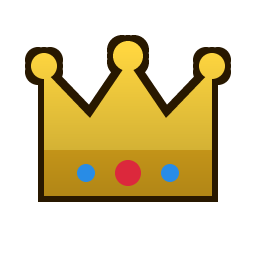
#> input picture scripts/assets/host_crown.png, 256 x 256 px
$ python build_launcher_icons.py assets/host_crown.png
#> lines starting #> are read from the running program, lines starting #| are printed output that depends on the picture
#!/usr/bin/env python3
"""Render the shared application icon with desktop-safe padding (requires Pillow)."""
import argparse
from pathlib import Path

from PIL import Image, ImageOps

parser = argparse.ArgumentParser(description=__doc__)
parser.add_argument("source", type=Path, help="Original square application artwork")
args = parser.parse_args()
root = Path(__file__).resolve().parents[1]

with Image.open(args.source) as source:
#> source is the input picture: PIL image 256x256 RGBA; mean R, G, B, A 64.5, 51.3, 14.5, 97.7
    artwork = ImageOps.contain(source.convert("RGBA"), (208, 208), Image.Resampling.LANCZOS)
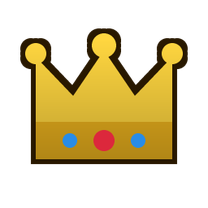
#> artwork: PIL image 208x208 RGBA; mean R, G, B, A 65.1, 51.6, 14.6, 97.7; transparent parts drawn white
icon = Image.new("RGBA", (256, 256))
#> icon: PIL image 256x256 RGBA; every value is 0
icon.alpha_composite(artwork, ((256 - artwork.width) // 2, (256 - artwork.height) // 2))
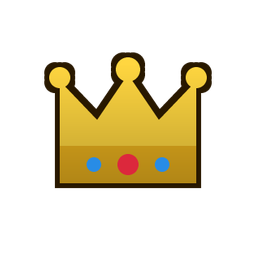
#> icon: PIL image 256x256 RGBA; mean R, G, B, A 43, 34, 9.6, 64.5; transparent parts drawn white
icon.save(root / "launcher/io.github.sacredfire.Launcher.png")
icon.save(root / "packaging/windows/icons/ctr.ico", sizes=[(n, n) for n in (16, 24, 32, 48, 64, 128, 256)])
